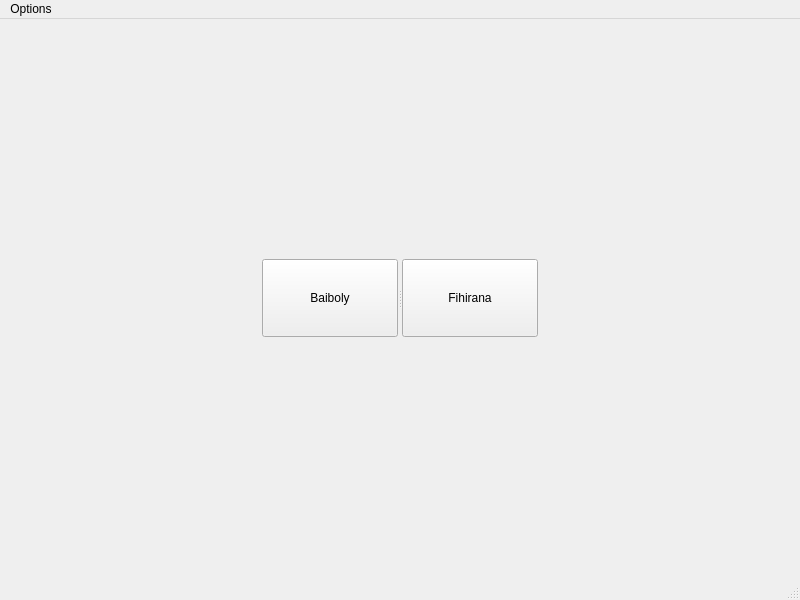
<?xml version="1.0" encoding="UTF-8"?>
<ui version="4.0">
 <class>MainWindow</class>
 <widget class="QMainWindow" name="MainWindow">
  <property name="geometry">
   <rect>
    <x>0</x>
    <y>0</y>
    <width>800</width>
    <height>600</height>
   </rect>
  </property>
  <property name="windowTitle">
   <string>MainWindow</string>
  </property>
  <property name="homePAge" stdset="0">
   <bool>false</bool>
  </property>
  <widget class="QWidget" name="centralwidget">
   <layout class="QGridLayout" name="gridLayout">
    <item row="0" column="0">
     <widget class="QSplitter" name="splitter">
      <property name="maximumSize">
       <size>
        <width>278</width>
        <height>78</height>
       </size>
      </property>
      <property name="orientation">
       <enum>Qt::Horizontal</enum>
      </property>
      <widget class="QPushButton" name="pushButton">
       <property name="maximumSize">
        <size>
         <width>136</width>
         <height>78</height>
        </size>
       </property>
       <property name="text">
        <string>Baiboly</string>
       </property>
      </widget>
      <widget class="QPushButton" name="pushButton_2">
       <property name="maximumSize">
        <size>
         <width>136</width>
         <height>78</height>
        </size>
       </property>
       <property name="text">
        <string>Fihirana</string>
       </property>
      </widget>
     </widget>
    </item>
   </layout>
  </widget>
  <widget class="QMenuBar" name="menubar">
   <property name="geometry">
    <rect>
     <x>0</x>
     <y>0</y>
     <width>800</width>
     <height>31</height>
    </rect>
   </property>
   <widget class="QMenu" name="menuOptions">
    <property name="title">
     <string>Options</string>
    </property>
   </widget>
   <addaction name="menuOptions"/>
  </widget>
  <widget class="QStatusBar" name="statusbar"/>
 </widget>
 <resources/>
 <connections/>
</ui>
